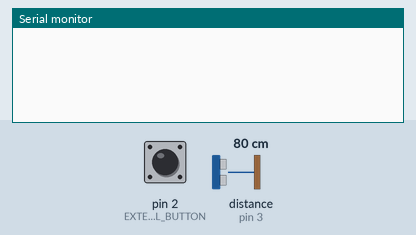
This sketch was run on a simulated Arduino Uno, built with avr-gcc and run on an emulated ATmega328P. Parts: the last lines printed to the serial monitor. Inputs (shaded band) come from the test bench; at power-on: pin 2 (EXTERNAL_BUTTON) HIGH, distance to the obstacle (sensor on pin 3) 80 cm. The echo pulse lasts 58.3 µs per cm.

Above: at 1.2 s.
1.3 s: pin 2 (EXTERNAL_BUTTON) pulled LOW for 0.15 s
At 1.41 s:
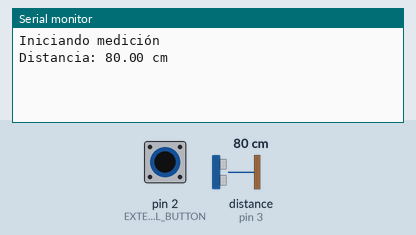
2.9 s: pin 2 (EXTERNAL_BUTTON) pulled LOW for 1 s
At 3.9 s:
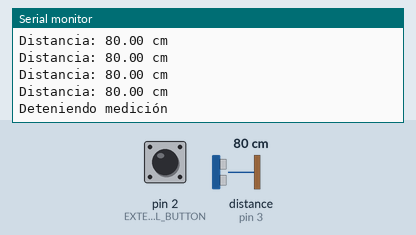

Measured:
- after the input at 1.3 s, the serial monitor: prints a new line at once (image 1)
- after the input at 2.9 s, the serial monitor: prints a new line after 0.09 s (image 2)

The sketch:

2_-_HCSR-04_delays.ino
```cpp
/*Aqui se configuran los pines donde debemos conectar el sensor*/
#define TRIGGER_PIN         12
#define ECHO_PIN            3
#define EXTERNAL_BUTTON     2


/*Variables auxiliares para el debouncing del botón*/
bool state_now = false;
bool state_previous = false;

/* Variable auxiliar para controlar la medición */
bool measure = false;
int delta_time = 0;
float distance = 0;
void setup() {
  // Inicialización de pines
  pinMode(TRIGGER_PIN, OUTPUT);
  pinMode(ECHO_PIN, INPUT);
  pinMode(EXTERNAL_BUTTON, INPUT_PULLUP);
  // Inicialización de UART
  Serial.begin(115200);
}

// the loop function runs over and over again forever
void loop() {
  state_now = digitalRead(EXTERNAL_BUTTON);
  if ((state_now == false) && (state_previous == true)){ /* Detección de flanco descendente */
    measure = !measure;
    switch(measure){
      case 1:
        Serial.println("Iniciando medición");
      break;
      case 0:
        Serial.println("Deteniendo medición");
      break;
      }
  }

  if(measure){

      delta_time = 0;
      digitalWrite(TRIGGER_PIN, HIGH);
      delayMicroseconds(10);
      digitalWrite(TRIGGER_PIN, LOW);
      delta_time = pulseIn(ECHO_PIN, HIGH);
      //delta_time = pulseIn(ECHO_PIN, HIGH); //obtenemos el ancho del pulso
      distance = delta_time/58;
      Serial.print("Distancia: ");
      Serial.print(distance);
      Serial.println(" cm");
  }else{


  }

  state_previous = digitalRead(EXTERNAL_BUTTON);
  delay(100);                       // wait
}
```
